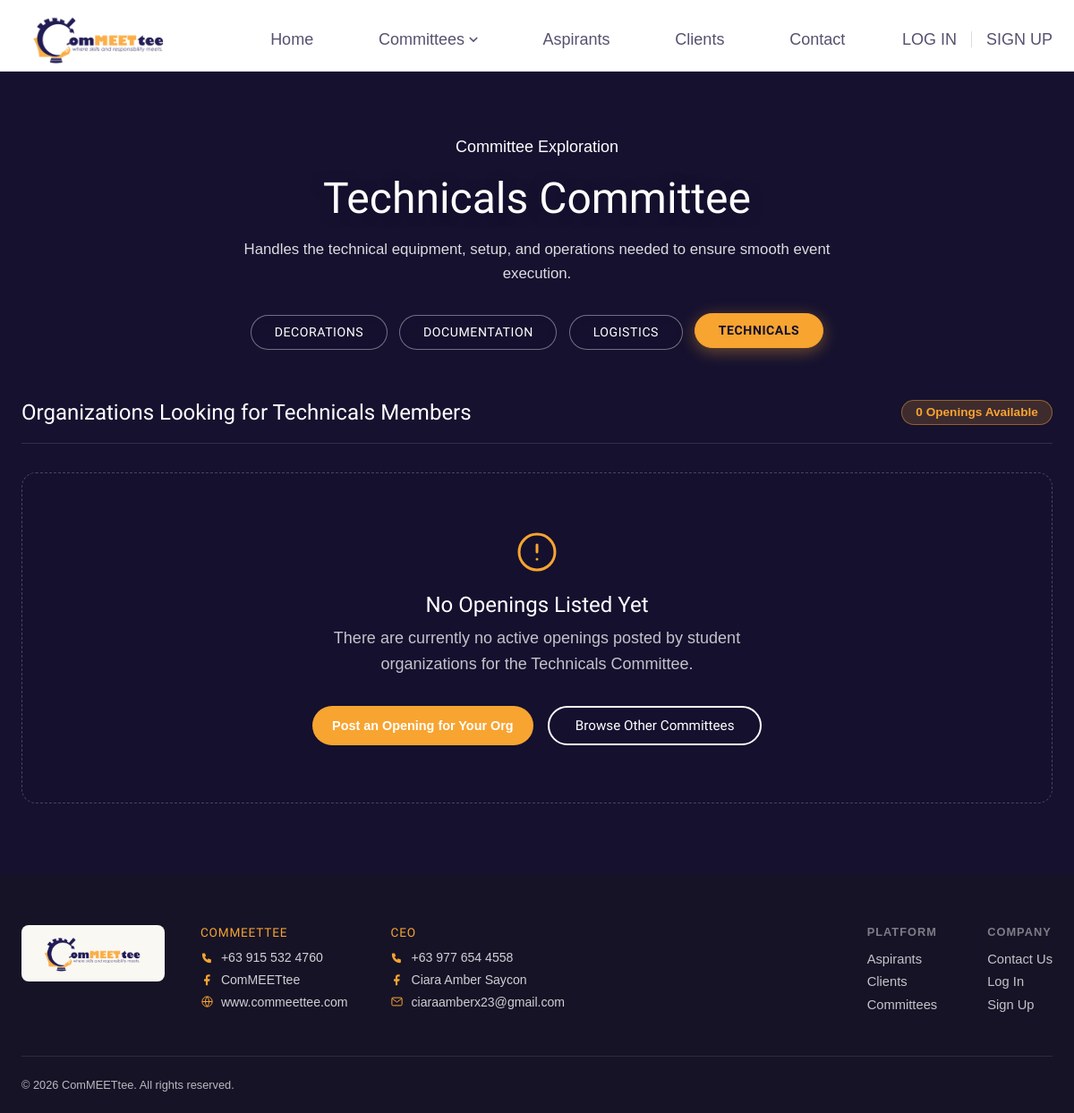
/commeettee.php, run on an earlier commit of the app's database.
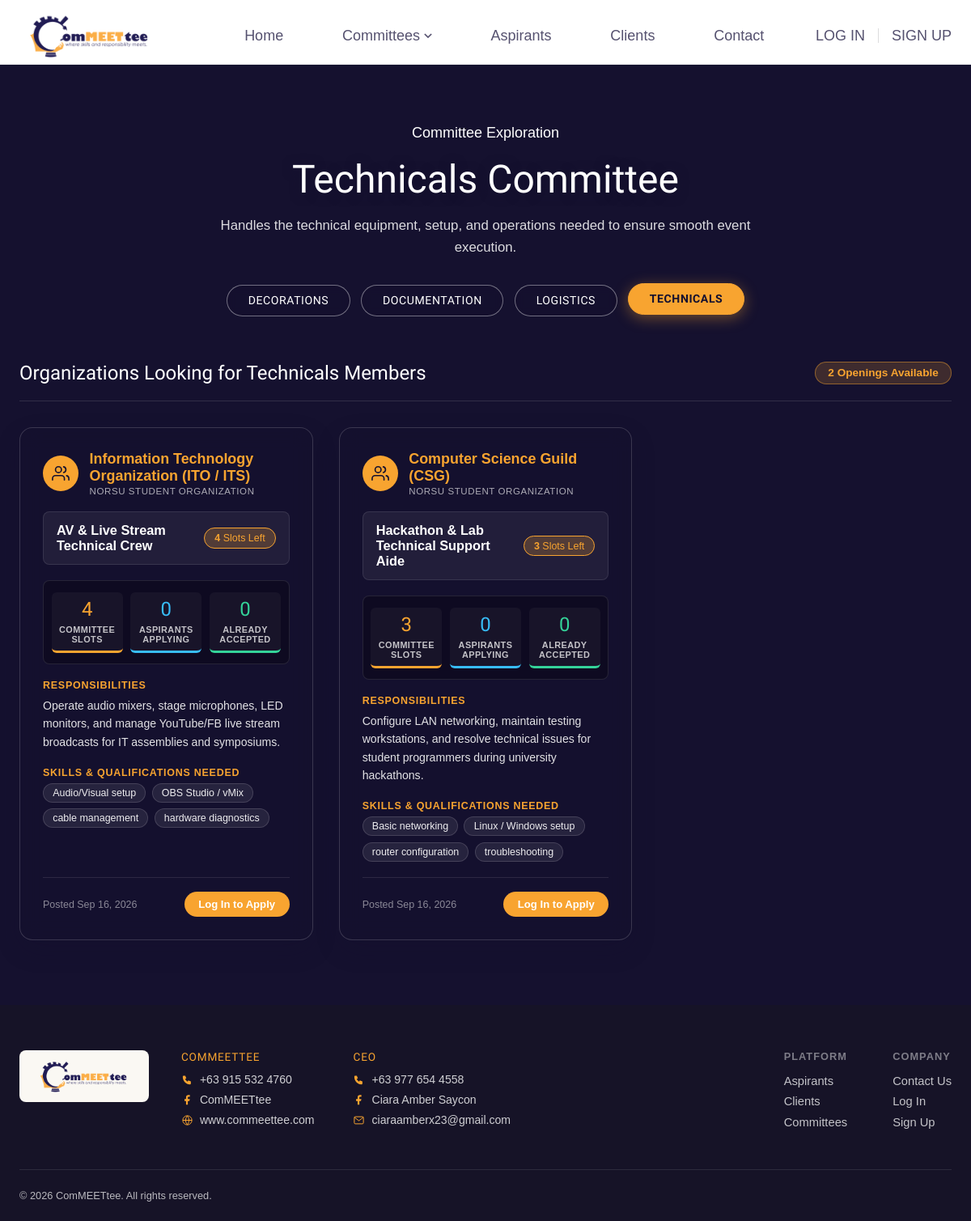
And on a later commit of the database.
### tables this page shows
CREATE TABLE `categories` (
  `id` varchar(50) NOT NULL,
  `name` varchar(100) NOT NULL,
  `description` varchar(500) NOT NULL DEFAULT '',
  `image` varchar(255) NOT NULL DEFAULT '',
  PRIMARY KEY (`id`)
);

CREATE TABLE `postings` (
  `id` int unsigned NOT NULL AUTO_INCREMENT,
  `client_id` int unsigned NOT NULL,
  `category_id` varchar(50) NOT NULL,
  `title` varchar(255) NOT NULL,
  `description` varchar(2000) NOT NULL DEFAULT '',
  `skills_needed` varchar(500) NOT NULL DEFAULT '',
  `slots` int unsigned NOT NULL DEFAULT '1',
  `status` varchar(20) NOT NULL DEFAULT 'open',
  `moderation_status` varchar(20) NOT NULL DEFAULT 'pending',
  `image` varchar(255) NOT NULL DEFAULT '',
  `created_at` timestamp NOT NULL DEFAULT CURRENT_TIMESTAMP,
  PRIMARY KEY (`id`),
  KEY `client_id` (`client_id`),
  KEY `category_id` (`category_id`),
  CONSTRAINT `postings_ibfk_1` FOREIGN KEY (`client_id`) REFERENCES `users` (`id`),
  CONSTRAINT `postings_ibfk_2` FOREIGN KEY (`category_id`) REFERENCES `categories` (`id`)
);

CREATE TABLE `users` (
  `id` int unsigned NOT NULL AUTO_INCREMENT,
  `name` varchar(255) NOT NULL,
  `email` varchar(255) NOT NULL,
  `password` text NOT NULL,
  `role` varchar(20) NOT NULL DEFAULT 'aspirant',
  `status` varchar(20) NOT NULL DEFAULT 'active',
  `avatar` varchar(255) NOT NULL DEFAULT '',
  `org_name` varchar(255) NOT NULL DEFAULT '',
  `program` varchar(255) NOT NULL DEFAULT '',
  `year_level` varchar(50) NOT NULL DEFAULT '',
  `skills` varchar(500) NOT NULL DEFAULT '',
  `availability` varchar(255) NOT NULL DEFAULT '',
  `bio` varchar(1000) NOT NULL DEFAULT '',
  `created_at` timestamp NOT NULL DEFAULT CURRENT_TIMESTAMP,
  PRIMARY KEY (`id`),
  UNIQUE KEY `email` (`email`)
);

### commeettee.php (called while the page is built)
<?php
require_once __DIR__ . '/committee.php';

### Validation.php (called while the page is built, shortened)
<?php
function isLoggedIn(): bool
{
  return !empty($_SESSION['user_id']);
}

### committee.php (the view, shortened to what this page needs)
<?php
require_once __DIR__ . '/Validation.php';
$database = getDatabase();
$categories = $database->query('SELECT * FROM categories ORDER BY name ASC')->fetchAll(PDO::FETCH_ASSOC);
$selectedType = trim($_GET['type'] ?? $_GET['category'] ?? '');
$validCategoryIds = array_column($categories, 'id');
if (!in_array($selectedType, $validCategoryIds, true)) {
  $selectedType = in_array('technicals', $validCategoryIds, true) ? 'technicals' : ($validCategoryIds[0] ?? '');
}
$currentCategory = null;
foreach ($categories as $cat) {
  if ($cat['id'] === $selectedType) {
    $currentCategory = $cat;
    break;
  }
}
$postingsStmt = $database->prepare("
  SELECT postings.*,
         users.name AS client_name,
         users.org_name,
         users.email AS client_email,
         users.avatar AS client_avatar,
         (SELECT COUNT(*) FROM applications WHERE posting_id = postings.id AND status = 'accepted') AS accepted_count,
         (SELECT COUNT(*) FROM applications WHERE posting_id = postings.id AND status IN ('pending', 'reviewed')) AS applying_count,
         (SELECT COUNT(*) FROM applications WHERE posting_id = postings.id AND status = 'accepted') AS filled_count
  FROM postings
  JOIN users ON users.id = postings.client_id
  WHERE postings.category_id = ?
    AND postings.status = 'open'
    AND (postings.moderation_status = 'approved' OR postings.moderation_status IS NULL)
  ORDER BY postings.created_at DESC
");
$postingsStmt->execute([$selectedType]);
$postings = $postingsStmt->fetchAll(PDO::FETCH_ASSOC);
?>
<!DOCTYPE html>
<html lang="en">
<head>
<link rel="stylesheet" href="style.css?v=<?php echo file_exists(__DIR__ . '/style.css') ? filemtime(__DIR__ . '/style.css') : time(); ?>">
</head>
<body>
<header class="site-header">
  <div class="nav-wrap">
    <a href="index.php" class="brand" aria-label="HOME"><img src="assets/logo.png" alt="ComMEETtee" class="brand-logo"></a>
    <nav class="primary-nav" aria-label="Primary">
      <ul>
        <li><a href="index.php" class="nav-pill">Home</a></li>
        <li class="has-dropdown">
          <button class="nav-pill nav-pill-size" aria-expanded="false">Committees <svg class="chev" viewBox="0 0 12 8" width="10" height="7"><path d="M1 1l5 5 5-5" stroke="currentColor" stroke-width="2" fill="none"/></svg></button>
        </li>
        <li><a href="index.php#aspirants" class="nav-pill">Aspirants</a></li>
        <li><a href="index.php#clients" class="nav-pill">Clients</a></li>
        <li><a href="contact.php" class="nav-pill">Contact</a></li>
      </ul>
    </nav>
    <?php include __DIR__ . '/includes/nav-actions.php'; ?>
  </div>
</header>
<main class="committee-page">
  <div class="wrap">
    <div class="committee-header">
      <p class="eyebrow eyebrow--dark">Committee Exploration</p>
      <h1 class="committee-title"><?php echo htmlspecialchars($currentCategory['name'] ?? 'Committees'); ?> Committee</h1>
      <p class="committee-desc">
        <?php echo htmlspecialchars($currentCategory['description'] ?? 'Browse campus organizations seeking committee members.'); ?>
      </p>
      <div class="committee-selector-wrap" aria-label="Select committee type">
        <div class="committee-buttons-group">
          <?php foreach ($categories as $cat): ?>
            <?php $isActive = ($cat['id'] === $selectedType); ?>
            <a href="committee.php?type=<?php echo urlencode($cat['id']); ?>"
               class="committee-type-btn <?php echo $isActive ? 'is-active' : ''; ?>">
               <?php echo htmlspecialchars($cat['name']); ?>
            </a>
          <?php endforeach; ?>
        </div>
      </div>
    </div>
    <section class="committee-openings-section">
      <div class="committee-openings-head">
        <h2>Organizations Looking for <?php echo htmlspecialchars($currentCategory['name'] ?? ''); ?> Members</h2>
        <span class="openings-count-badge"><?php echo count($postings); ?> Opening<?php echo count($postings) === 1 ? '' : 's'; ?> Available</span>
      </div>
      <?php if (empty($postings)): ?>
        <div class="committee-empty-card">
          <svg viewBox="0 0 24 24" width="48" height="48" fill="none" stroke="currentColor" stroke-width="1.5" stroke-linecap="round" stroke-linejoin="round" aria-hidden="true">
            <circle cx="12" cy="12" r="10"/>
            <path d="M12 8v4"/>
            <path d="M12 16h.01"/>
          </svg>
          <h3>No Openings Listed Yet</h3>
          <p>There are currently no active openings posted by student organizations for the <?php echo htmlspecialchars($currentCategory['name'] ?? ''); ?> Committee.</p>
          <div class="empty-card-actions">
            <a href="account.php" class="btn btn--orange">Post an Opening for Your Org</a>
            <a href="index.php#committees" class="btn btn--outline">Browse Other Committees</a>
          </div>
        </div>
      <?php else: ?>
        <div class="committee-grid">
          <?php foreach ($postings as $posting): ?>
            <?php
              $remainingSlots = max(0, (int) $posting['slots'] - (int) $posting['accepted_count']);
              $orgDisplayName = !empty($posting['org_name']) ? $posting['org_name'] : $posting['client_name'];
              $isFull = ($remainingSlots === 0);
            ?>
            <article class="committee-org-card">
              <div class="org-card-header">
                <div class="org-avatar-badge">
                  <svg viewBox="0 0 24 24" width="22" height="22" fill="none" stroke="currentColor" stroke-width="1.8" stroke-linecap="round" stroke-linejoin="round">
                    <path d="M17 21v-2a4 4 0 0 0-4-4H5a4 4 0 0 0-4 4v2"/>
                    <circle cx="9" cy="7" r="4"/>
                    <path d="M23 21v-2a4 4 0 0 0-3-3.87"/>
                    <path d="M16 3.13a4 4 0 0 1 0 7.75"/>
                  </svg>
                </div>
                <div class="org-header-text">
                  <h3 class="org-name"><?php echo htmlspecialchars($orgDisplayName); ?></h3>
                  <span class="org-verified-label">NORSU Student Organization</span>
                </div>
              </div>
              <div class="org-card-role-strip">
                <h4 class="posting-role-title"><?php echo htmlspecialchars($posting['title']); ?></h4>
                <div class="slots-pill <?php echo $isFull ? 'slots-pill--full' : ''; ?>">
                  <?php if ($isFull): ?>
                    Slots Filled
                  <?php else: ?>
                    <strong><?php echo $remainingSlots; ?></strong> Slot<?php echo $remainingSlots === 1 ? '' : 's'; ?> Left
                  <?php endif; ?>
                </div>
              </div>
              <div class="org-card-metrics-grid">
                <div class="metric-col metric-col--target">
                  <span class="metric-number"><?php echo (int) $posting['slots']; ?></span>
                  <span class="metric-caption">Committee Slots</span>
                </div>
                <div class="metric-col metric-col--applying">
                  <span class="metric-number"><?php echo (int) $posting['applying_count']; ?></span>
                  <span class="metric-caption">Aspirants Applying</span>
                </div>
                <div class="metric-col metric-col--accepted">
                  <span class="metric-number"><?php echo (int) $posting['accepted_count']; ?></span>
                  <span class="metric-caption">Already Accepted</span>
                </div>
              </div>
              <div class="org-card-block">
                <h5 class="org-card-block-title">Responsibilities</h5>
                <p class="org-card-block-content">
                  <?php echo nl2br(htmlspecialchars($posting['description'])); ?>
                </p>
              </div>
              <?php if (!empty($posting['skills_needed'])): ?>
                <div class="org-card-block">
                  <h5 class="org-card-block-title">Skills &amp; Qualifications Needed</h5>
                  <div class="skills-tag-cloud">
                    <?php
                      $skillsList = array_filter(array_map('trim', explode(',', $posting['skills_needed'])));
                      foreach ($skillsList as $skill):
                    ?>
                      <span class="skill-tag"><?php echo htmlspecialchars($skill); ?></span>
                    <?php endforeach; ?>
                  </div>
                </div>
              <?php endif; ?>
              <div class="org-card-footer">
                <span class="posted-date">Posted <?php echo date('M j, Y', strtotime($posting['created_at'])); ?></span>
                <div class="org-card-action">
                  <?php if (!isLoggedIn()): ?>
                    <a href="login.php?next=<?php echo urlencode('committee.php?type=' . $selectedType); ?>" class="btn btn--orange btn--sm">Log In to Apply</a>
                  <?php elseif (isClient()): ?>
                    <span class="client-role-hint">Client Account</span>
                  <?php endif; ?>
                </div>
              </div>
            </article>
          <?php endforeach; ?>
        </div>
      <?php endif; ?>
    </section>
  </div>
</main>
<?php include __DIR__ . '/includes/footer.php'; ?>
</body>
</html>

### includes/nav-actions.php (shortened to what this page needs)
<div class="nav-actions">
  <?php if (!empty($_SESSION['user_id'])): ?>
    <?php if (!empty($_SESSION['is_admin'])): ?>
      <a href="adminfiles/admin.php" class="btn btn--dark" style="padding:0.45rem 1rem; font-size:0.85rem;">Admin Panel</a>
    <?php else: ?>
      <a href="account.php" class="link-ghost">Dashboard</a>
    <?php endif; ?>
    <span class="divider" aria-hidden="true"></span>
    <a href="logout.php" class="link-ghost">Log Out</a>
  <?php else: ?>
    <a href="login.php" class="link-ghost">LOG IN</a>
    <a href="register.php" class="link-ghost">SIGN UP</a>
  <?php endif; ?>
</div>

### includes/footer.php
<footer class="site-footer" id="about">
    <div class="footer-top">
        <div class="brand-logo-plate">
            <img src="assets/logo.png" alt="ComMEETtee — where skills and responsibility meet" class="brand-logo brand-logo--footer">
        </div>
        <div class="footer-contacts">
            <div class="footer-contact-block">
                <h4>ComMEETtee</h4>
                <p><svg viewBox="0 0 24 24" width="15" height="15" aria-hidden="true"><path d="M4 4h4l2 5-2.5 1.5a11 11 0 0 0 5 5L14 13l5 2v4a2 2 0 0 1-2 2C9.5 21 3 14.5 3 6a2 2 0 0 1 1-2z" fill="currentColor"/></svg> +63 915 532 4760</p>
                <p><svg viewBox="0 0 24 24" width="15" height="15" aria-hidden="true"><path d="M13 21v-7h3l1-4h-4V7.5C13 6.3 13.3 5.5 15 5.5h2V2.1C16.7 2 15.5 2 14.2 2 11.5 2 9.5 3.6 9.5 6.5V10H6.5v4h3v7h3.5z" fill="currentColor"/></svg> ComMEETtee</p>
                <p><svg viewBox="0 0 24 24" width="15" height="15" aria-hidden="true"><circle cx="12" cy="12" r="9" fill="none" stroke="currentColor" stroke-width="1.6"/><path d="M3 12h18M12 3a15 15 0 0 1 0 18 15 15 0 0 1 0-18z" fill="none" stroke="currentColor" stroke-width="1.6"/></svg> www.commeettee.com</p>
            </div>
            <div class="footer-contact-block">
                <h4>CEO</h4>
                <p><svg viewBox="0 0 24 24" width="15" height="15" aria-hidden="true"><path d="M4 4h4l2 5-2.5 1.5a11 11 0 0 0 5 5L14 13l5 2v4a2 2 0 0 1-2 2C9.5 21 3 14.5 3 6a2 2 0 0 1 1-2z" fill="currentColor"/></svg> +63 977 654 4558</p>
                <p><svg viewBox="0 0 24 24" width="15" height="15" aria-hidden="true"><path d="M13 21v-7h3l1-4h-4V7.5C13 6.3 13.3 5.5 15 5.5h2V2.1C16.7 2 15.5 2 14.2 2 11.5 2 9.5 3.6 9.5 6.5V10H6.5v4h3v7h3.5z" fill="currentColor"/></svg> Ciara Amber Saycon</p>
                <p><svg viewBox="0 0 24 24" width="15" height="15" aria-hidden="true"><rect x="3" y="5" width="18" height="14" rx="2" fill="none" stroke="currentColor" stroke-width="1.6"/><path d="M3 6l9 7 9-7" fill="none" stroke="currentColor" stroke-width="1.6"/></svg> ciaraamberx23@gmail.com</p>
            </div>
        </div>
        <div class="footer-cols">
            <div>
                <h4>Platform</h4>
                <a href="index.php#aspirants">Aspirants</a>
                <a href="index.php#clients">Clients</a>
                <a href="index.php#committees">Committees</a>
            </div>
            <div>
                <h4>Company</h4>
                <a href="contact.php">Contact Us</a>
                <?php if (!empty($_SESSION['user_id'])): ?>
                    <a href="account.php">Dashboard</a>
                    <a href="logout.php">Log Out</a>
                <?php else: ?>
                    <a href="login.php">Log In</a>
                    <a href="register.php">Sign Up</a>
                <?php endif; ?>
            </div>
        </div>
    </div>
    <p class="footer-copy">&copy; 2026 ComMEETtee. All rights reserved.</p>
</footer>

What changed in the data, as far as the page shows it:
shown differently, row unchanged: categories "TECHNICALS": name "Technicals" → (not shown)
added postings: client.org_name "Information Technology Organization (ITO / ITS)", title "AV & Live Stream Technical Crew", slots "4", applying_count "0", accepted_count "0", description "Operate audio mixers, stage microphones, LED monitors, and manage YouTube/FB live stream broadcasts for IT assemblies and symposiums.", skills_needed "Audio/Visual setup", skills_needed "OBS Studio / vMix", skills_needed "cable management", skills_needed "hardware diagnostics", created_at "Sep 16, 2026"
added postings: client.org_name "Computer Science Guild (CSG)", title "Hackathon & Lab Technical Support Aide", slots "3", applying_count "0", accepted_count "0", description "Configure LAN networking, maintain testing workstations, and resolve technical issues for student programmers during university hackathons.", skills_needed "Basic networking", skills_needed "Linux / Windows setup", skills_needed "router configuration", skills_needed "troubleshooting", created_at "Sep 16, 2026"
Also different on the page:
count($postings): "0" → "2"
text no longer shown: "No Openings Listed Yet There are currently no active openings posted by student organizations for the Committee. Post an Opening for Your Org Browse Other Committees"
